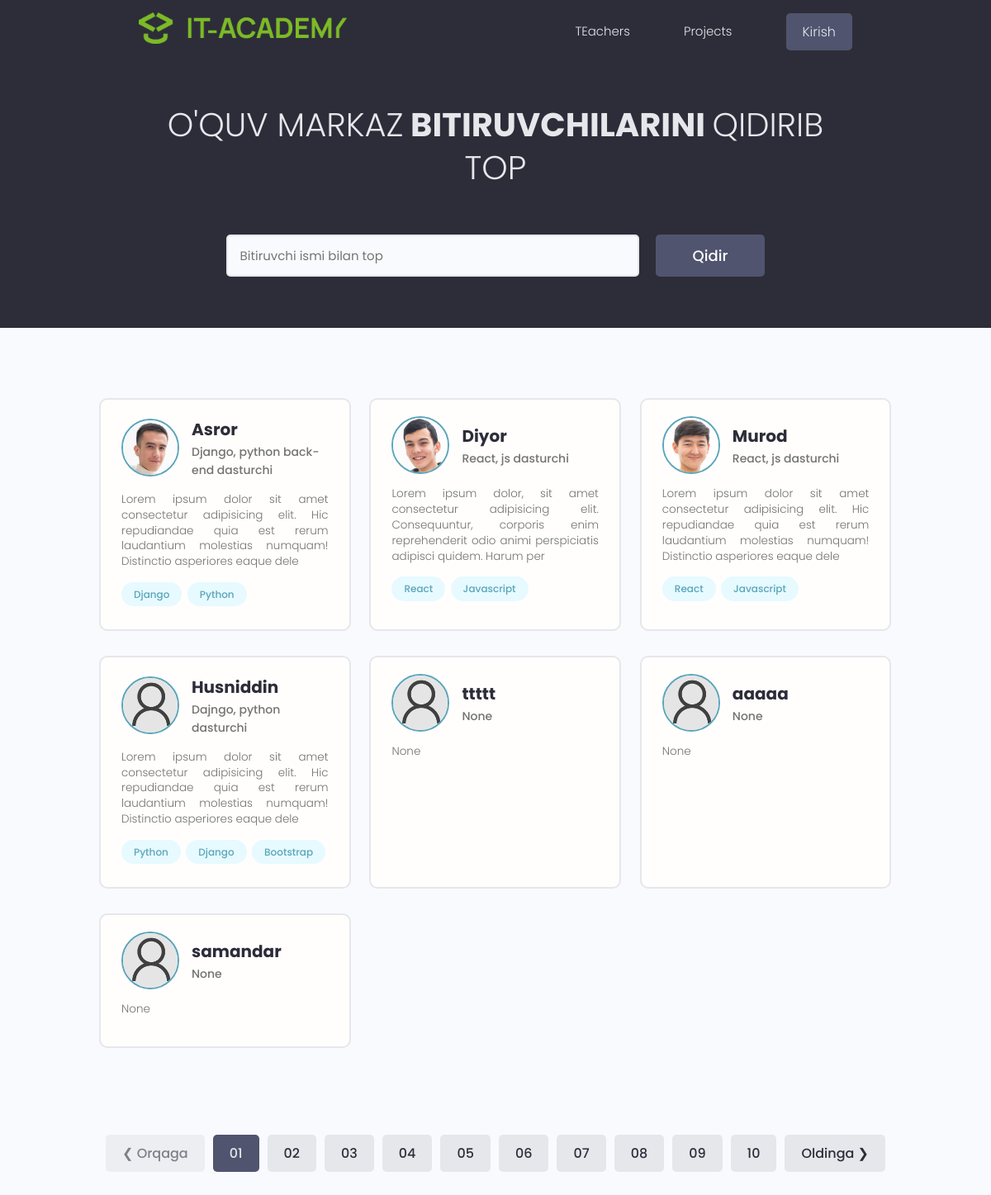
The page / on the database its author committed.
### users/models.py (models this page shows)
class Profil(models.Model):
    user = models.OneToOneField(User, on_delete=models.CASCADE, null=True, blank=True)
    name = models.CharField(max_length=200, null=True, blank=True)
    email = models.EmailField(max_length=200, null=True, blank=True)
    info = models.CharField(max_length=200, null=True, blank=True)
    location = models.CharField(max_length=200, null=True, blank=True)
    bio = models.TextField(null=True, blank=True)
    social_github = models.CharField(max_length=200, null=True, blank=True)
    social_facebook = models.CharField(max_length=200, null=True, blank=True)
    social_youtube = models.CharField(max_length=200, null=True, blank=True)
    social_instagram = models.CharField(max_length=200, null=True, blank=True)
    created = models.DateTimeField(auto_now_add=True)
    image = models.ImageField(upload_to="profiles", default="profiles/default_profile.webp")
    id = models.UUIDField(default=uuid.uuid4, unique=True, primary_key=True, editable=False)
    def __str__(self) -> str:
        return str(self.user.username)

class Skill(models.Model):
    user = models.ForeignKey(Profil, on_delete=models.CASCADE, null=True, blank=True)
    name = models.CharField(max_length=200, null=True, blank=True)
    description = models.TextField(null=True, blank=True)
    created = models.DateTimeField(auto_now_add=True)
    id = models.UUIDField(default=uuid.uuid4, unique=True, primary_key=True, editable=False)
    def __str__(self) -> str:
        return str(self.name)

### users/views.py (the view)
# urls.py: path("", profiles, name="profiles"),
def profiles(request):
    users = Profil.objects.all()
    context = {
        "users": users
    }
    return render(request, 'users/profiles.html', context)

### users/templates/users/profiles.html (shortened to what this page needs)
{% extends 'main.html' %}
{% block content %}
<main class="home">
    <section class="hero-section text-center">
        <div class="container container--narrow">
            <div class="hero-section__box">
                <h2>O'QUV MARKAZ<span> BITIRUVCHILARINI </span> QIDIRIB TOP</h2>
            </div>
            <div class="hero-section__search">
                <form class="form" action="#" method="get">
                    <div class="form__field">
                        <input class="input input--text" id="formInput#search" type="text" name="text"
                            placeholder="Bitiruvchi ismi bilan top" />
                    </div>
                    <input class="btn btn--sub btn--lg" type="submit" value="Qidir" />
                </form>
            </div>
        </div>
    </section>
    <section class="devlist">
        <div class="container">
            <div class="grid grid--three">
                {% for user in users %}
                <div class="column card">
                    <div class="dev">
                        <a href="{% url 'profile' user.id %}" class="card__body">
                            <div class="dev__profile">
                                <img class="avatar avatar--md" src="{{user.image.url}}" alt="image" />
                                <div class="dev__meta">
                                    <h3>{{user}}</h3>
                                    <h5>{{user.info}}</h5>
                                </div>
                            </div>
                            <p class="dev__info">
                                {{user.bio|slice:":150"}}
                            </p>
                            <div class="dev__skills">
                                {% for skill in user.skill_set.all %}
                                <span class="tag tag--pill tag--main">
                                    <small>{{skill}}</small>
                                </span>
                                {% endfor %}
                            </div>
                        </a>
                    </div>
                </div>
                {% endfor %}
            </div>
        </div>
    </section>
    <div class="pagination">
        <ul class="container">
            <li><a href="#" class="btn btn--disabled">&#10094; Orqaga</a></li>
            <li><a href="#" class="btn btn--sub">01</a></li>
            <li><a href="#" class="btn">02</a></li>
            <li><a href="#" class="btn">03</a></li>
            <li><a href="#" class="btn">04</a></li>
            <li><a href="#" class="btn">05</a></li>
            <li><a href="#" class="btn">06</a></li>
            <li><a href="#" class="btn">07</a></li>
            <li><a href="#" class="btn">08</a></li>
            <li><a href="#" class="btn">09</a></li>
            <li><a href="#" class="btn">10</a></li>
            <li><a href="#" class="btn">Oldinga &#10095;</a></li>
        </ul>
    </div>
</main>
{% endblock %}

### static/styles/app.css (style rules this page uses)
:root { --color-sub: #2d2d39; }
.btn--sub { background-color: var(--color-sub-light); }
.card { border: 2px solid var(--color-light); }
img { width: 100%; }
.hero-section { height: 40vh; display: flex; align-items: center; background-color: var(--color-sub); }
.hero-section__box { margin-bottom: 4rem; }
.hero-section__box > h2, .hero-section__box > h2 > span { font-size: 4rem; color: var(--color-light); line-height: 1.3; text-transform: uppercase; }
.hero-section__box > h2 { font-weight: 300; }
.hero-section__box > h2 > span { font-weight: 700; }
.hero-section__search > .form { display: flex; align-items: center; justify-content: center; gap: 2rem; }
.hero-section__search > .form input.input--text { width: 50rem; }
.devlist { margin-top: 8rem; }
.devlist .grid { align-items: stretch; }
.devlist .dev .dev__profile { display: flex; align-items: center; gap: 1.5rem; }
.devlist .dev .dev__meta h3 { color: var(--color-sub); font-size: 2rem; font-weight: 700; }
.devlist .dev .dev__meta h5 { color: var(--color-text); font-size: 1.4rem; font-weight: 500; }
.devlist .dev .dev__info { margin: 1.5rem 0; font-size: 1.35rem; line-height: 1.4; text-align: justify; }
.pagination { margin-top: 8rem; margin-bottom: 10rem; }
.pagination > ul { flex-wrap: wrap; list-style: none; display: flex; align-items: center; justify-content: center; gap: 1rem; }
.pagination .btn { color: var(--color-sub); }
.pagination .btn.btn--sub { color: var(--color-light); }

### static/uikit/styles/modules/_variables.css (style rules this page uses)
:root { --color-main: #5aa5b9; --color-main-light: #e6faff; --color-sub: #3f4156; --color-sub-light: #51546e; --color-sub-lighter: #ededfd; --color-text: #737373; --color-gray: #8b8b8b; --color-light: #e5e7eb; --color-light-gray: #767676; --color-bg: #f8fafd; --color-white: #fffefd; --color-white-light: #f3f3f3; --color-success: #359e64; --color-success-bg: #def8e8; --color-error: #fc4b0b; --color-error-bg: #fff2ee; --font-base: 'Poppins', arial, helvetica, 'Segoe UI', roboto, ubuntu, sans-serif; --font-monospace: 'Fira Code', 'Courier New', courier, monospace; --font-regular: 300; --font-medium: 500; --font-bold: 700; --generic-shadow: 1px 1px 5px #00000010; --generic-transition: all 0.3s ease-in-out; }

### static/uikit/styles/modules/_base.css (style rules this page uses)
* { margin: 0; padding: 0; box-sizing: border-box; text-rendering: optimizeLegibility; color: inherit; font-size: inherit; }
html { font-size: 50%; }
@media only screen and (min-width: 480px) { html { font-size: 56.25%; } }
@media only screen and (min-width: 1200px) { html { font-size: 62.5%; } }
body { line-height: 1.6; font-weight: 400; font-size: 1.5rem; color: var(--color-text); background-color: var(--color-bg); min-height: 100vh; }

### static/uikit/styles/modules/_typography.css (style rules this page uses)
* { font-family: var(--font-base); }
h2 { font-size: 3.6rem; font-weight: var(--font-bold); }
h3 { font-size: 3.2rem; font-weight: var(--font-medium); }
h5 { font-size: 2.4rem; font-weight: var(--font-medium); }
h5, h6 { font-weight: var(--font-regular); }
p, span, strong { font-size: 1.6rem; color: var(--color-text); font-weight: var(--font-regular); }
a { padding-bottom: 2px; text-decoration: none; display: inline-block; color: var(--color-main); font-weight: var(--font-medium); }

### static/uikit/styles/modules/_utilities.css (style rules this page uses)
.container { width: 92%; max-width: 165rem; margin: 0 auto; box-sizing: border-box; }
.container--narrow { width: 92%; max-width: 120rem; }
@media screen and (min-width: 1000px) { .container { width: 90%; } }
@media screen and (min-width: 1000px) { .container--narrow { width: 85%; } }
@media screen and (min-width: 1200px) { .container { width: 80%; } }
@media screen and (min-width: 1200px) { .container--narrow { width: 72%; } }
.text-center { text-align: center; }

### static/uikit/styles/modules/_avatar.css (style rules this page uses)
.avatar { border-radius: 50%; border: 2px solid var(--color-main); object-fit: cover; }
.avatar--md { height: 7rem; width: 7rem; }

### static/uikit/styles/modules/_button.css (style rules this page uses)
.btn { display: inline-block; position: relative; cursor: pointer; background-color: var(--color-light); font-weight: var(--font-medium); color: var(--color-sub); text-decoration: none; padding: 1rem 2rem; border-radius: 0.5rem; border: none; width: -webkit-fit-content; width: -moz-fit-content; width: fit-content; height: -webkit-fit-content; height: -moz-fit-content; height: fit-content; font-size: 1.6rem; outline-width: 0; outline-color: transparent; -webkit-backface-visibility: hidden; backface-visibility: hidden; transition: all 0.3s ease-in-out; }
.btn:disabled, .btn--disabled { cursor: not-allowed; opacity: 0.6; }
.btn--sub { background-color: var(--color-sub); color: var(--color-white); }
.btn--lg { font-size: 1.8rem; padding: 1.2rem 4.5rem; }

### rows shown on the page
Profil: image (picture), user.username "Asror", info "Django, python back-end dasturchi", bio "Lorem ipsum dolor sit amet consectetur adipisicing elit. Hic repudiandae quia est rerum laudantium molestias numquam! Distinctio asperiores eaque dele"
Skill: name "Django"
Skill: name "Python"
Profil: image (picture), user.username "Diyor", info "React, js dasturchi", bio "Lorem ipsum dolor, sit amet consectetur adipisicing elit. Consequuntur, corporis enim reprehenderit odio animi perspiciatis adipisci quidem. Harum per"
Skill: name "React"
Skill: name "Javascript"
Profil: image (picture), user.username "Murod", info "React, js dasturchi", bio "Lorem ipsum dolor sit amet consectetur adipisicing elit. Hic repudiandae quia est rerum laudantium molestias numquam! Distinctio asperiores eaque dele"
Skill: name "React"
Skill: name "Javascript"
Profil: image (placeholder picture), user.username "Husniddin", info "Dajngo, python dasturchi", bio "Lorem ipsum dolor sit amet consectetur adipisicing elit. Hic repudiandae quia est rerum laudantium molestias numquam! Distinctio asperiores eaque dele"
Skill: name "Python"
Skill: name "Django"
Skill: name "Bootstrap"
Profil: image (placeholder picture), user.username "ttttt", info "None", bio "None"
Profil: image (placeholder picture), user.username "aaaaa", info "None", bio "None"
Profil: image (placeholder picture), user.username "samandar", info "None", bio "None"
